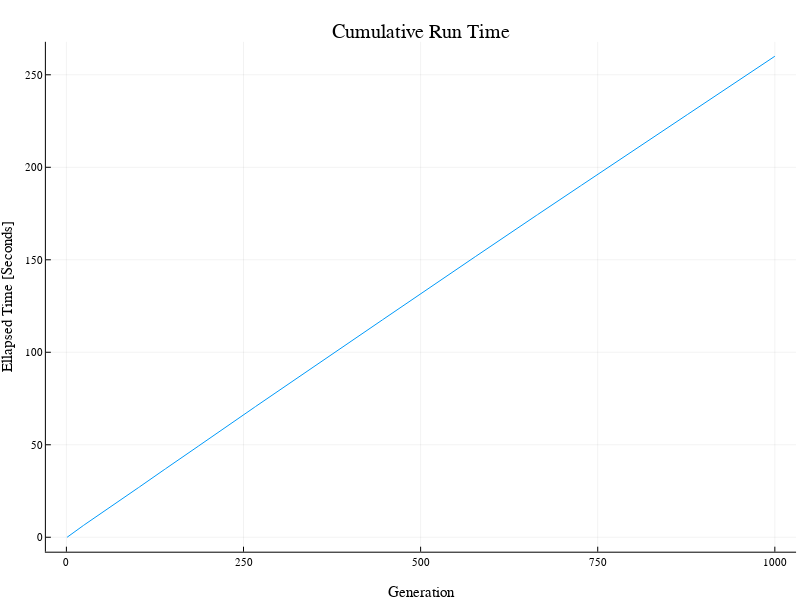

This figure's notebook cell:
### Code cell
ellapsed_time = plot(total_time; xlabel="Generation", ylabel="Ellapsed Time [Seconds]", title="Cumulative Run Time", leg=false)

### Figure 1 — Plotly figure (JSON) as saved in the notebook; plotly's stock layout.template omitted (floating-point values rounded to 4 significant figures; data arrays with more than 128 entries replaced by an {"elided": "..."} marker saying what was removed)
{"data": [{"colorbar": {"title": ""}, "hoverinfo": "text", "legendgroup": "y1", "line": {"color": "rgba(0, 154, 250, 1.000)", "dash": "solid", "shape": "linear", "width": 1}, "mode": "lines", "name": "y1", "showlegend": true, "text": {"elided": "1000 null values"}, "type": "scatter", "x": {"elided": "1000 int values"}, "xaxis": "x1", "y": {"elided": "1000 float values"}, "yaxis": "y1", "zmax": 0.1, "zmin": -0.1}], "layout": {"annotations": [{"font": {"color": "rgba(0, 0, 0, 1.000)", "family": "sans-serif", "size": 20}, "rotation": 0, "showarrow": false, "text": "Cumulative Run Time", "x": 0.5262, "xanchor": "center", "xref": "paper", "y": 1, "yanchor": "top", "yref": "paper"}], "height": 600, "margin": {"b": 20, "l": 0, "r": 0, "t": 20}, "paper_bgcolor": "rgba(255, 255, 255, 1.000)", "plot_bgcolor": "rgba(255, 255, 255, 1.000)", "showlegend": false, "width": 800, "xaxis": {"anchor": "y1", "domain": [0.05735, 0.9951], "gridcolor": "rgba(0, 0, 0, 0.100)", "gridwidth": 0.5, "linecolor": "rgba(0, 0, 0, 1.000)", "mirror": false, "range": [-28.97, 1030.0], "showgrid": true, "showline": true, "showticklabels": true, "tickangle": 0, "tickcolor": "rgb(0, 0, 0)", "tickfont": {"color": "rgba(0, 0, 0, 1.000)", "family": "sans-serif", "size": 11}, "tickmode": "array", "ticks": "inside", "ticktext": ["0", "250", "500", "750", "1000"], "tickvals": [0, 250, 500, 750, 1000], "title": "Generation", "titlefont": {"color": "rgba(0, 0, 0, 1.000)", "family": "sans-serif", "size": 15}, "type": "-", "visible": true, "zeroline": false, "zerolinecolor": "rgba(0, 0, 0, 1.000)"}, "yaxis": {"anchor": "x1", "domain": [0.05054, 0.961], "gridcolor": "rgba(0, 0, 0, 0.100)", "gridwidth": 0.5, "linecolor": "rgba(0, 0, 0, 1.000)", "mirror": false, "range": [-7.801, 267.8], "showgrid": true, "showline": true, "showticklabels": true, "tickangle": 0, "tickcolor": "rgb(0, 0, 0)", "tickfont": {"color": "rgba(0, 0, 0, 1.000)", "family": "sans-serif", "size": 11}, "tickmode": "array", "ticks": "inside", "ticktext": ["0", "50", "100", "150", "200", "250"], "tickvals": [0, 50, 100, 150, 200, 250], "title": "Ellapsed Time [Seconds]", "titlefont": {"color": "rgba(0, 0, 0, 1.000)", "family": "sans-serif", "size": 15}, "type": "-", "visible": true, "zeroline": false, "zerolinecolor": "rgba(0, 0, 0, 1.000)"}}}
